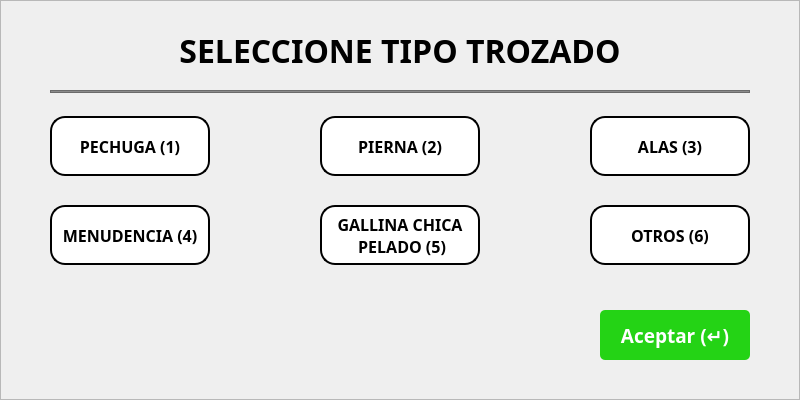
    <widget class="QFrame" name="frmAlertaTipoTrozados">
     <property name="geometry">
      <rect>
       <x>560</x>
       <y>340</y>
       <width>800</width>
       <height>400</height>
      </rect>
     </property>
     <property name="styleSheet">
      <string notr="true">#frmAlertaTipoTrozados{background-color: rgb(255, 255, 255);
color: rgb(0, 0, 0);
border:none;
border-radius: 10px;
border: 2px solid #D9D9D9;}</string>
     </property>
     <property name="frameShape">
      <enum>QFrame::StyledPanel</enum>
     </property>
     <property name="frameShadow">
      <enum>QFrame::Raised</enum>
     </property>
     <widget class="QPushButton" name="btnAceptarFrmTipoTrozados">
      <property name="geometry">
       <rect>
        <x>600</x>
        <y>310</y>
        <width>150</width>
        <height>50</height>
       </rect>
      </property>
      <property name="font">
       <font>
        <family>Poppins</family>
        <pointsize>14</pointsize>
        <weight>75</weight>
        <bold>true</bold>
       </font>
      </property>
      <property name="cursor">
       <cursorShape>PointingHandCursor</cursorShape>
      </property>
      <property name="styleSheet">
       <string notr="true">background-color: rgb(36, 211, 21);
color: rgb(255, 255, 255);
border:none;
border-radius: 5px;</string>
      </property>
      <property name="text">
       <string>Aceptar (↵)</string>
      </property>
      <property name="flat">
       <bool>false</bool>
      </property>
     </widget>
     <widget class="QLabel" name="btnPechuga">
      <property name="geometry">
       <rect>
        <x>50</x>
        <y>116</y>
        <width>160</width>
        <height>60</height>
       </rect>
      </property>
      <property name="font">
       <font>
        <family>Poppins</family>
        <pointsize>12</pointsize>
        <weight>75</weight>
        <bold>true</bold>
       </font>
      </property>
      <property name="styleSheet">
       <string notr="true">background-color: rgb(255, 255, 255);
border-color: rgb(0, 0, 0);
border: 2px solid black;
  border-radius: 15px;</string>
      </property>
      <property name="text">
       <string>PECHUGA (1)</string>
      </property>
      <property name="alignment">
       <set>Qt::AlignCenter</set>
      </property>
     </widget>
     <widget class="QLabel" name="btnPierna">
      <property name="geometry">
       <rect>
        <x>320</x>
        <y>116</y>
        <width>160</width>
        <height>60</height>
       </rect>
      </property>
      <property name="font">
       <font>
        <family>Poppins</family>
        <pointsize>12</pointsize>
        <weight>75</weight>
        <bold>true</bold>
       </font>
      </property>
      <property name="styleSheet">
       <string notr="true">background-color: rgb(255, 255, 255);
border-color: rgb(0, 0, 0);
border: 2px solid black;
  border-radius: 15px;</string>
      </property>
      <property name="text">
       <string>PIERNA (2)</string>
      </property>
      <property name="alignment">
       <set>Qt::AlignCenter</set>
      </property>
     </widget>
     <widget class="QLabel" name="btnAlas">
      <property name="geometry">
       <rect>
        <x>590</x>
        <y>116</y>
        <width>160</width>
        <height>60</height>
       </rect>
      </property>
      <property name="font">
       <font>
        <family>Poppins</family>
        <pointsize>12</pointsize>
        <weight>75</weight>
        <bold>true</bold>
       </font>
      </property>
      <property name="styleSheet">
       <string notr="true">background-color: rgb(255, 255, 255);
border-color: rgb(0, 0, 0);
border: 2px solid black;
  border-radius: 15px;</string>
      </property>
      <property name="text">
       <string>ALAS (3)</string>
      </property>
      <property name="alignment">
       <set>Qt::AlignCenter</set>
      </property>
     </widget>
     <widget class="QLabel" name="btnMenudencia">
      <property name="geometry">
       <rect>
        <x>50</x>
        <y>205</y>
        <width>160</width>
        <height>60</height>
       </rect>
      </property>
      <property name="font">
       <font>
        <family>Poppins</family>
        <pointsize>12</pointsize>
        <weight>75</weight>
        <bold>true</bold>
       </font>
      </property>
      <property name="styleSheet">
       <string notr="true">background-color: rgb(255, 255, 255);
border-color: rgb(0, 0, 0);
border: 2px solid black;
  border-radius: 15px;</string>
      </property>
      <property name="text">
       <string>MENUDENCIA (4)</string>
      </property>
      <property name="alignment">
       <set>Qt::AlignCenter</set>
      </property>
     </widget>
     <widget class="QLabel" name="btnDorso">
      <property name="geometry">
       <rect>
        <x>320</x>
        <y>205</y>
        <width>160</width>
        <height>60</height>
       </rect>
      </property>
      <property name="font">
       <font>
        <family>Poppins</family>
        <pointsize>12</pointsize>
        <weight>75</weight>
        <bold>true</bold>
       </font>
      </property>
      <property name="styleSheet">
       <string notr="true">background-color: rgb(255, 255, 255);
border-color: rgb(0, 0, 0);
border: 2px solid black;
  border-radius: 15px;</string>
      </property>
      <property name="text">
       <string>GALLINA CHICA 
 PELADO (5)</string>
      </property>
      <property name="alignment">
       <set>Qt::AlignCenter</set>
      </property>
     </widget>
     <widget class="QLabel" name="btnOtros">
      <property name="geometry">
       <rect>
        <x>590</x>
        <y>205</y>
        <width>160</width>
        <height>60</height>
       </rect>
      </property>
      <property name="font">
       <font>
        <family>Poppins</family>
        <pointsize>12</pointsize>
        <weight>75</weight>
        <bold>true</bold>
       </font>
      </property>
      <property name="styleSheet">
       <string notr="true">background-color: rgb(255, 255, 255);
border-color: rgb(0, 0, 0);
border: 2px solid black;
  border-radius: 15px;</string>
      </property>
      <property name="text">
       <string>OTROS (6)</string>
      </property>
      <property name="alignment">
       <set>Qt::AlignCenter</set>
      </property>
     </widget>
     <widget class="QFrame" name="frame_5">
      <property name="geometry">
       <rect>
        <x>50</x>
        <y>90</y>
        <width>700</width>
        <height>3</height>
       </rect>
      </property>
      <property name="styleSheet">
       <string notr="true">background-color: rgb(139, 139, 139);</string>
      </property>
      <property name="frameShape">
       <enum>QFrame::StyledPanel</enum>
      </property>
      <property name="frameShadow">
       <enum>QFrame::Raised</enum>
      </property>
     </widget>
     <widget class="QLabel" name="lblTextSeleccioneTipoTrozado">
      <property name="geometry">
       <rect>
        <x>50</x>
        <y>25</y>
        <width>700</width>
        <height>50</height>
       </rect>
      </property>
      <property name="font">
       <font>
        <family>Poppins</family>
        <pointsize>24</pointsize>
        <weight>75</weight>
        <bold>true</bold>
       </font>
      </property>
      <property name="text">
       <string>SELECCIONE TIPO TROZADO</string>
      </property>
      <property name="alignment">
       <set>Qt::AlignCenter</set>
      </property>
     </widget>
    </widget>
